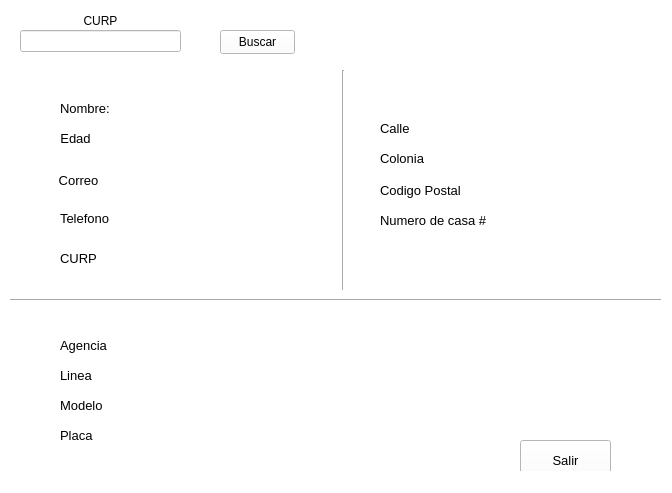
<?xml version="1.0" encoding="UTF-8"?>
<ui version="4.0">
 <class>Consultar</class>
 <widget class="QMainWindow" name="Consultar">
  <property name="geometry">
   <rect>
    <x>0</x>
    <y>0</y>
    <width>672</width>
    <height>493</height>
   </rect>
  </property>
  <property name="contextMenuPolicy">
   <enum>Qt::NoContextMenu</enum>
  </property>
  <property name="windowTitle">
   <string>Buscar Informacion</string>
  </property>
  <property name="styleSheet">
   <string notr="true">background-color: rgb(255, 255, 255);</string>
  </property>
  <widget class="QWidget" name="centralwidget">
   <widget class="QLabel" name="label">
    <property name="geometry">
     <rect>
      <x>60</x>
      <y>10</y>
      <width>81</width>
      <height>21</height>
     </rect>
    </property>
    <property name="layoutDirection">
     <enum>Qt::LeftToRight</enum>
    </property>
    <property name="text">
     <string>CURP</string>
    </property>
    <property name="alignment">
     <set>Qt::AlignCenter</set>
    </property>
   </widget>
   <widget class="QLineEdit" name="curp">
    <property name="geometry">
     <rect>
      <x>20</x>
      <y>30</y>
      <width>161</width>
      <height>22</height>
     </rect>
    </property>
    <property name="alignment">
     <set>Qt::AlignCenter</set>
    </property>
   </widget>
   <widget class="QPushButton" name="buscar">
    <property name="geometry">
     <rect>
      <x>220</x>
      <y>30</y>
      <width>75</width>
      <height>24</height>
     </rect>
    </property>
    <property name="text">
     <string>Buscar</string>
    </property>
   </widget>
   <widget class="QLabel" name="label_2">
    <property name="geometry">
     <rect>
      <x>60</x>
      <y>100</y>
      <width>49</width>
      <height>16</height>
     </rect>
    </property>
    <property name="font">
     <font>
      <pointsize>10</pointsize>
     </font>
    </property>
    <property name="styleSheet">
     <string notr="true">background-color: rgb(255, 255, 255);
</string>
    </property>
    <property name="text">
     <string>Nombre: </string>
    </property>
   </widget>
   <widget class="QLabel" name="label_3">
    <property name="geometry">
     <rect>
      <x>60</x>
      <y>130</y>
      <width>31</width>
      <height>16</height>
     </rect>
    </property>
    <property name="font">
     <font>
      <pointsize>10</pointsize>
     </font>
    </property>
    <property name="styleSheet">
     <string notr="true">background-color: rgb(255, 255, 255);</string>
    </property>
    <property name="text">
     <string>Edad</string>
    </property>
    <property name="alignment">
     <set>Qt::AlignCenter</set>
    </property>
   </widget>
   <widget class="QLabel" name="label_4">
    <property name="geometry">
     <rect>
      <x>58</x>
      <y>170</y>
      <width>41</width>
      <height>20</height>
     </rect>
    </property>
    <property name="font">
     <font>
      <pointsize>10</pointsize>
     </font>
    </property>
    <property name="styleSheet">
     <string notr="true">background-color: rgb(255, 255, 255);</string>
    </property>
    <property name="text">
     <string>Correo</string>
    </property>
    <property name="alignment">
     <set>Qt::AlignCenter</set>
    </property>
   </widget>
   <widget class="QLabel" name="label_5">
    <property name="geometry">
     <rect>
      <x>60</x>
      <y>210</y>
      <width>49</width>
      <height>16</height>
     </rect>
    </property>
    <property name="font">
     <font>
      <pointsize>10</pointsize>
     </font>
    </property>
    <property name="styleSheet">
     <string notr="true">background-color: rgb(255, 255, 255);</string>
    </property>
    <property name="text">
     <string>Telefono</string>
    </property>
   </widget>
   <widget class="QLabel" name="label_6">
    <property name="geometry">
     <rect>
      <x>60</x>
      <y>250</y>
      <width>49</width>
      <height>16</height>
     </rect>
    </property>
    <property name="font">
     <font>
      <pointsize>10</pointsize>
     </font>
    </property>
    <property name="styleSheet">
     <string notr="true">background-color: rgb(255, 255, 255);</string>
    </property>
    <property name="text">
     <string>CURP</string>
    </property>
   </widget>
   <widget class="QLabel" name="i_nombre">
    <property name="geometry">
     <rect>
      <x>120</x>
      <y>100</y>
      <width>151</width>
      <height>21</height>
     </rect>
    </property>
    <property name="font">
     <font>
      <pointsize>10</pointsize>
     </font>
    </property>
    <property name="styleSheet">
     <string notr="true">background-color: rgb(255, 255, 255);</string>
    </property>
    <property name="text">
     <string/>
    </property>
    <property name="alignment">
     <set>Qt::AlignLeading|Qt::AlignLeft|Qt::AlignVCenter</set>
    </property>
   </widget>
   <widget class="QLabel" name="i_edad">
    <property name="geometry">
     <rect>
      <x>120</x>
      <y>130</y>
      <width>71</width>
      <height>21</height>
     </rect>
    </property>
    <property name="font">
     <font>
      <pointsize>10</pointsize>
     </font>
    </property>
    <property name="styleSheet">
     <string notr="true">background-color: rgb(255, 255, 255);</string>
    </property>
    <property name="text">
     <string/>
    </property>
    <property name="alignment">
     <set>Qt::AlignLeading|Qt::AlignLeft|Qt::AlignVCenter</set>
    </property>
   </widget>
   <widget class="QLabel" name="i_correo">
    <property name="geometry">
     <rect>
      <x>120</x>
      <y>170</y>
      <width>161</width>
      <height>21</height>
     </rect>
    </property>
    <property name="font">
     <font>
      <pointsize>10</pointsize>
     </font>
    </property>
    <property name="styleSheet">
     <string notr="true">background-color: rgb(255, 255, 255);</string>
    </property>
    <property name="text">
     <string/>
    </property>
    <property name="alignment">
     <set>Qt::AlignLeading|Qt::AlignLeft|Qt::AlignVCenter</set>
    </property>
   </widget>
   <widget class="QLabel" name="i_telefono">
    <property name="geometry">
     <rect>
      <x>120</x>
      <y>210</y>
      <width>111</width>
      <height>21</height>
     </rect>
    </property>
    <property name="font">
     <font>
      <pointsize>10</pointsize>
     </font>
    </property>
    <property name="styleSheet">
     <string notr="true">background-color: rgb(255, 255, 255);</string>
    </property>
    <property name="text">
     <string/>
    </property>
    <property name="alignment">
     <set>Qt::AlignLeading|Qt::AlignLeft|Qt::AlignVCenter</set>
    </property>
   </widget>
   <widget class="QLabel" name="i_curp">
    <property name="geometry">
     <rect>
      <x>120</x>
      <y>250</y>
      <width>151</width>
      <height>21</height>
     </rect>
    </property>
    <property name="font">
     <font>
      <pointsize>10</pointsize>
     </font>
    </property>
    <property name="styleSheet">
     <string notr="true">background-color: rgb(255, 255, 255);</string>
    </property>
    <property name="text">
     <string/>
    </property>
    <property name="alignment">
     <set>Qt::AlignLeading|Qt::AlignLeft|Qt::AlignVCenter</set>
    </property>
   </widget>
   <widget class="Line" name="line">
    <property name="geometry">
     <rect>
      <x>333</x>
      <y>70</y>
      <width>20</width>
      <height>231</height>
     </rect>
    </property>
    <property name="orientation">
     <enum>Qt::Vertical</enum>
    </property>
   </widget>
   <widget class="QLabel" name="label_7">
    <property name="geometry">
     <rect>
      <x>380</x>
      <y>120</y>
      <width>49</width>
      <height>16</height>
     </rect>
    </property>
    <property name="font">
     <font>
      <pointsize>10</pointsize>
     </font>
    </property>
    <property name="text">
     <string>Calle</string>
    </property>
   </widget>
   <widget class="QLabel" name="label_8">
    <property name="geometry">
     <rect>
      <x>380</x>
      <y>150</y>
      <width>49</width>
      <height>16</height>
     </rect>
    </property>
    <property name="font">
     <font>
      <pointsize>10</pointsize>
     </font>
    </property>
    <property name="text">
     <string>Colonia</string>
    </property>
   </widget>
   <widget class="QLabel" name="label_9">
    <property name="geometry">
     <rect>
      <x>380</x>
      <y>180</y>
      <width>91</width>
      <height>21</height>
     </rect>
    </property>
    <property name="font">
     <font>
      <pointsize>10</pointsize>
     </font>
    </property>
    <property name="text">
     <string>Codigo Postal</string>
    </property>
   </widget>
   <widget class="QLabel" name="label_10">
    <property name="geometry">
     <rect>
      <x>380</x>
      <y>210</y>
      <width>111</width>
      <height>21</height>
     </rect>
    </property>
    <property name="font">
     <font>
      <pointsize>10</pointsize>
     </font>
    </property>
    <property name="text">
     <string>Numero de casa #</string>
    </property>
   </widget>
   <widget class="QLabel" name="i_calle">
    <property name="geometry">
     <rect>
      <x>510</x>
      <y>120</y>
      <width>141</width>
      <height>16</height>
     </rect>
    </property>
    <property name="font">
     <font>
      <pointsize>10</pointsize>
     </font>
    </property>
    <property name="text">
     <string/>
    </property>
   </widget>
   <widget class="QLabel" name="i_colonia">
    <property name="geometry">
     <rect>
      <x>510</x>
      <y>150</y>
      <width>141</width>
      <height>16</height>
     </rect>
    </property>
    <property name="font">
     <font>
      <pointsize>10</pointsize>
     </font>
    </property>
    <property name="text">
     <string/>
    </property>
   </widget>
   <widget class="QLabel" name="i_cp">
    <property name="geometry">
     <rect>
      <x>510</x>
      <y>180</y>
      <width>141</width>
      <height>16</height>
     </rect>
    </property>
    <property name="font">
     <font>
      <pointsize>10</pointsize>
     </font>
    </property>
    <property name="text">
     <string/>
    </property>
   </widget>
   <widget class="QLabel" name="i_ncasa">
    <property name="geometry">
     <rect>
      <x>510</x>
      <y>210</y>
      <width>141</width>
      <height>16</height>
     </rect>
    </property>
    <property name="font">
     <font>
      <pointsize>10</pointsize>
     </font>
    </property>
    <property name="text">
     <string/>
    </property>
   </widget>
   <widget class="Line" name="line_2">
    <property name="geometry">
     <rect>
      <x>10</x>
      <y>290</y>
      <width>651</width>
      <height>20</height>
     </rect>
    </property>
    <property name="orientation">
     <enum>Qt::Horizontal</enum>
    </property>
   </widget>
   <widget class="QLabel" name="label_11">
    <property name="geometry">
     <rect>
      <x>60</x>
      <y>330</y>
      <width>61</width>
      <height>31</height>
     </rect>
    </property>
    <property name="font">
     <font>
      <pointsize>10</pointsize>
     </font>
    </property>
    <property name="text">
     <string>Agencia</string>
    </property>
   </widget>
   <widget class="QLabel" name="label_12">
    <property name="geometry">
     <rect>
      <x>60</x>
      <y>360</y>
      <width>61</width>
      <height>31</height>
     </rect>
    </property>
    <property name="font">
     <font>
      <pointsize>10</pointsize>
     </font>
    </property>
    <property name="text">
     <string>Linea</string>
    </property>
   </widget>
   <widget class="QLabel" name="label_13">
    <property name="geometry">
     <rect>
      <x>60</x>
      <y>390</y>
      <width>61</width>
      <height>31</height>
     </rect>
    </property>
    <property name="font">
     <font>
      <pointsize>10</pointsize>
     </font>
    </property>
    <property name="text">
     <string>Modelo</string>
    </property>
   </widget>
   <widget class="QLabel" name="label_14">
    <property name="geometry">
     <rect>
      <x>60</x>
      <y>420</y>
      <width>61</width>
      <height>31</height>
     </rect>
    </property>
    <property name="font">
     <font>
      <pointsize>10</pointsize>
     </font>
    </property>
    <property name="text">
     <string>Placa</string>
    </property>
   </widget>
   <widget class="QLabel" name="i_agencia">
    <property name="geometry">
     <rect>
      <x>160</x>
      <y>340</y>
      <width>121</width>
      <height>16</height>
     </rect>
    </property>
    <property name="font">
     <font>
      <pointsize>10</pointsize>
     </font>
    </property>
    <property name="text">
     <string/>
    </property>
    <property name="alignment">
     <set>Qt::AlignCenter</set>
    </property>
   </widget>
   <widget class="QLabel" name="i_linea">
    <property name="geometry">
     <rect>
      <x>160</x>
      <y>370</y>
      <width>121</width>
      <height>16</height>
     </rect>
    </property>
    <property name="font">
     <font>
      <pointsize>10</pointsize>
     </font>
    </property>
    <property name="text">
     <string/>
    </property>
    <property name="alignment">
     <set>Qt::AlignCenter</set>
    </property>
   </widget>
   <widget class="QLabel" name="i_modelo">
    <property name="geometry">
     <rect>
      <x>160</x>
      <y>400</y>
      <width>121</width>
      <height>16</height>
     </rect>
    </property>
    <property name="font">
     <font>
      <pointsize>10</pointsize>
     </font>
    </property>
    <property name="text">
     <string/>
    </property>
    <property name="alignment">
     <set>Qt::AlignCenter</set>
    </property>
   </widget>
   <widget class="QLabel" name="i_placa">
    <property name="geometry">
     <rect>
      <x>160</x>
      <y>430</y>
      <width>121</width>
      <height>16</height>
     </rect>
    </property>
    <property name="font">
     <font>
      <pointsize>10</pointsize>
     </font>
    </property>
    <property name="text">
     <string/>
    </property>
    <property name="alignment">
     <set>Qt::AlignCenter</set>
    </property>
   </widget>
   <widget class="QPushButton" name="salir">
    <property name="geometry">
     <rect>
      <x>520</x>
      <y>440</y>
      <width>91</width>
      <height>41</height>
     </rect>
    </property>
    <property name="font">
     <font>
      <pointsize>10</pointsize>
     </font>
    </property>
    <property name="styleSheet">
     <string notr="true">border-bottom-color: rgb(255, 0, 0);</string>
    </property>
    <property name="text">
     <string>Salir</string>
    </property>
   </widget>
   <widget class="QLabel" name="label_15">
    <property name="geometry">
     <rect>
      <x>380</x>
      <y>320</y>
      <width>201</width>
      <height>101</height>
     </rect>
    </property>
    <property name="text">
     <string/>
    </property>
    <property name="pixmap">
     <pixmap resource="registro-vehicular.qrc">:/imagenes/Chevrolet.png</pixmap>
    </property>
   </widget>
  </widget>
  <widget class="QStatusBar" name="statusbar"/>
 </widget>
 <resources>
  <include location="registro-vehicular.qrc"/>
 </resources>
 <connections/>
</ui>
